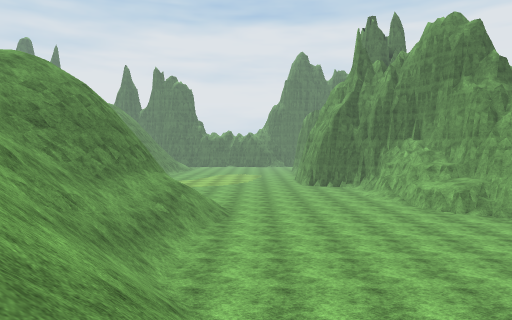
View 1 (above)

24 first-person views from a walk through a 3-D level made in the Unity game engine. The camera is 1.5 m above the floor, tilts 2° down and sees 75° across. The floor is counted in squares, 2 m on a side. Each view is taken from the middle of a square. On the plan, view 1 faces up. The plan holds only what a view shows up to about 11 squares ahead; the rest is blank. The place goes on beyond the plan. The player character is not drawn. Some surface patterns are stand-ins.

View 2
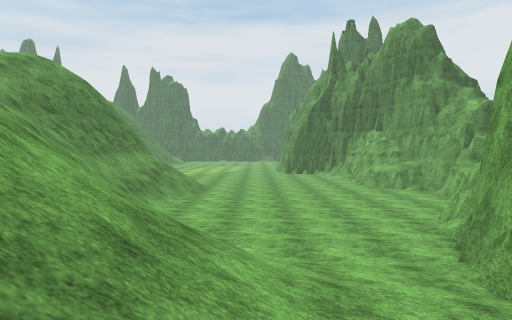

View 3
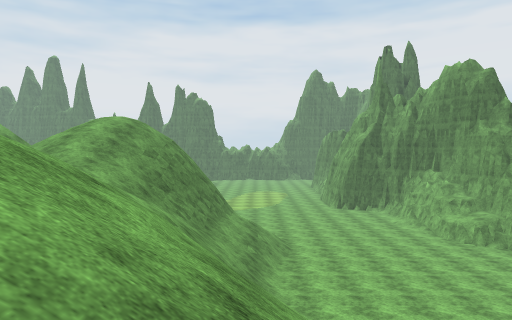

View 4
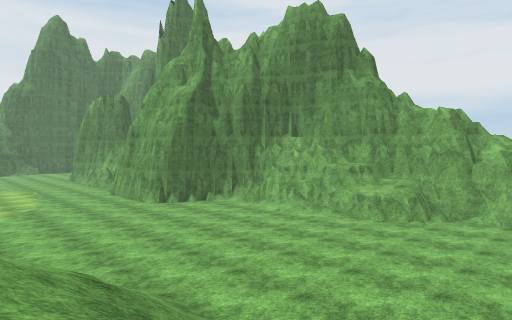

View 5
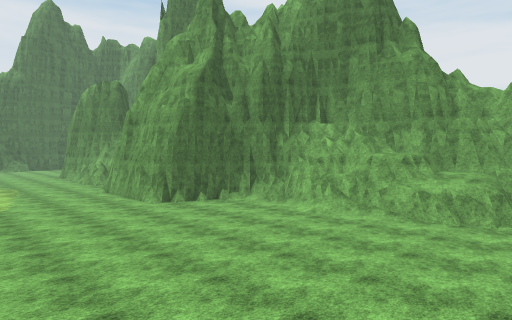

View 6
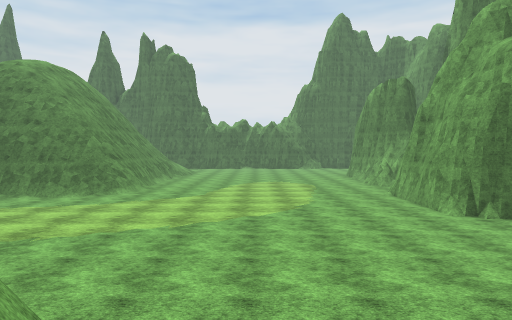

View 7
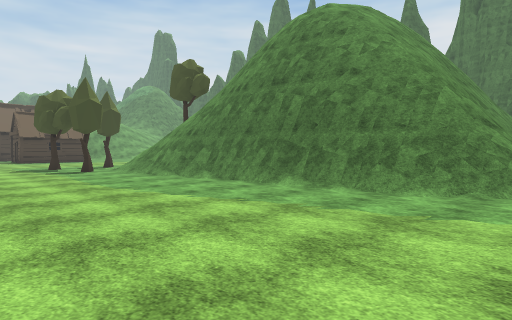

View 8
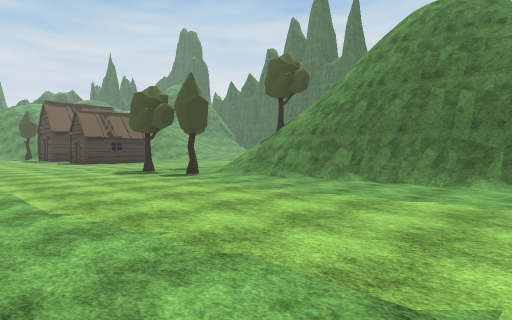

View 9
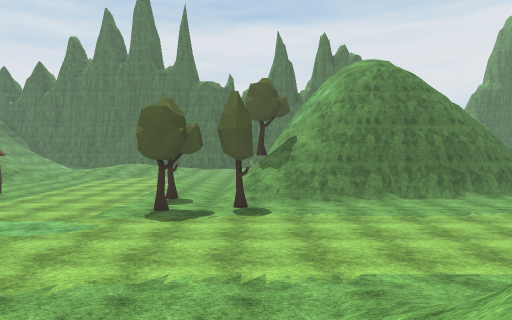

View 10
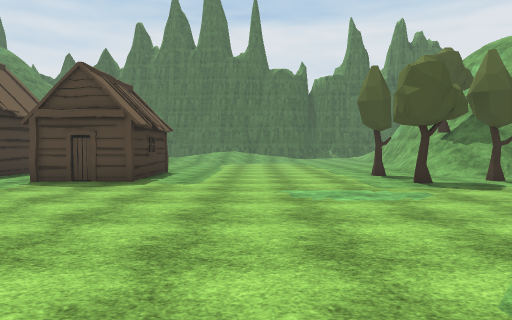

View 11
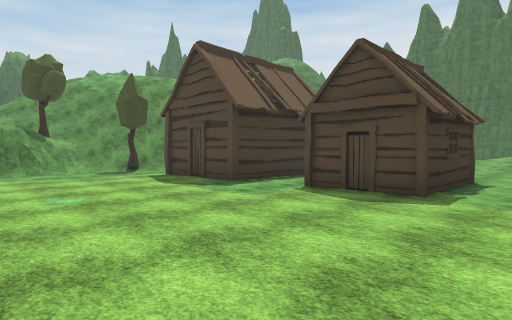

View 12
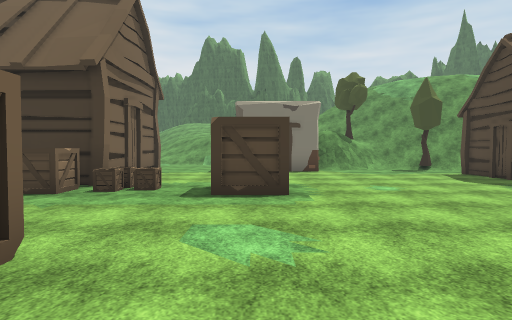

View 13
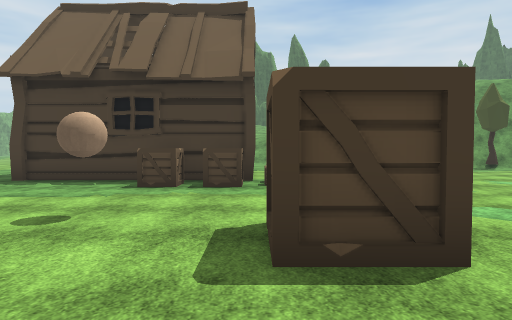

View 14
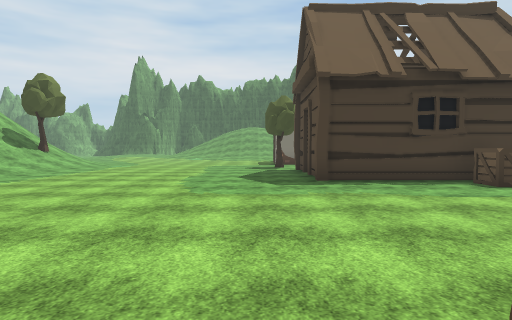

View 15
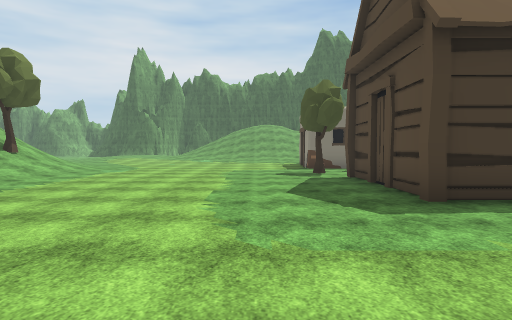

View 16
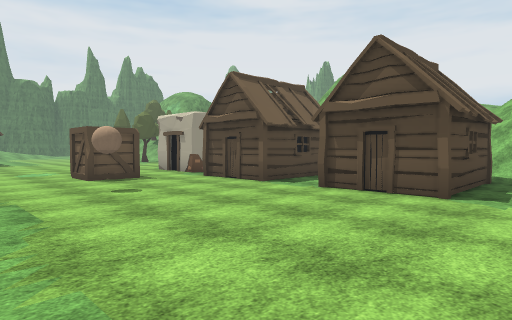

View 17
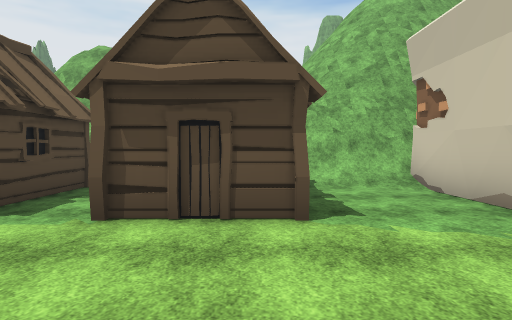

View 18
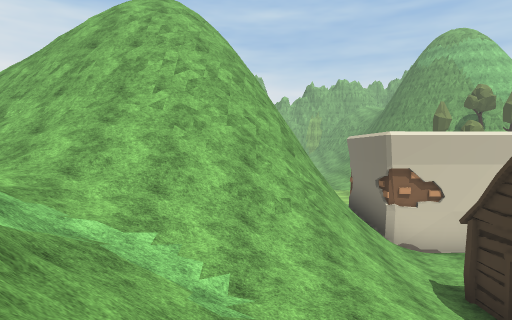

View 19
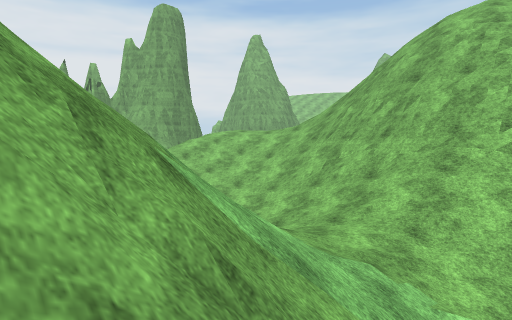

View 20
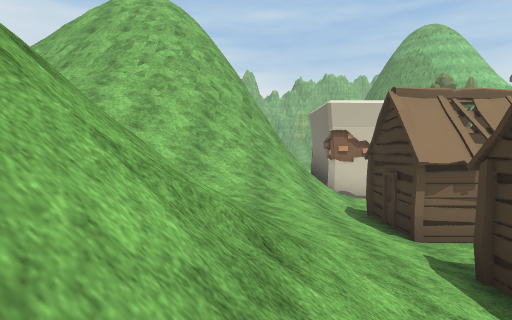

View 21
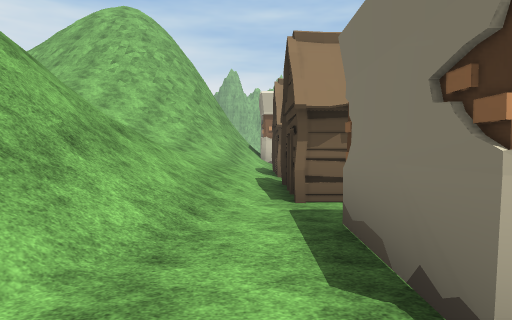

View 22
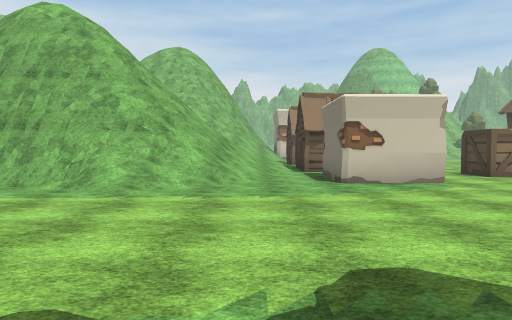

View 23
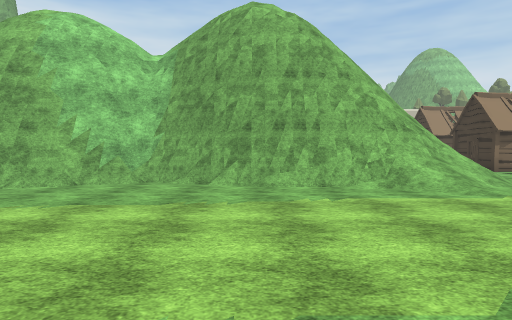

View 24
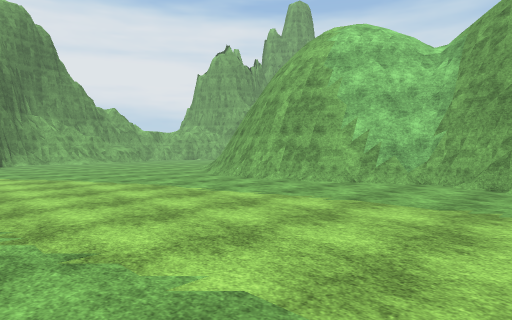

### Floor plan
Key: @ floor where view 1 was taken; # wall or solid block; . main floor; : floor 0.5 m higher than the main floor; + floor 1 m higher than the main floor; * floor 4 m higher than the main floor; % floor 6.5 m higher than the main floor; & floor 9 m higher than the main floor; $ floor 9.75 m higher than the main floor; / step, stairs or slope; = window, fence, low wall or low ledge; v drop or lower ground; T tree; H hut; C crate; B ball; O other object.
Columns run from 37 left of view 1 to 8 right of it. Each row starts with its distance up from view 1.
 22       HH   ......../T//=vvv  ##      ..
 21        H  HH.......///########..........#
 20        H.  H.....T..//##................#
 19        H.H H........T...................#
 18   /T.HHH..........T.....................##
 17  //......................................###
 16 T/=........................................#
 15  /v........................................#
 14  O##....................................../#
 13    #.................//........##........./#
 12         C......###..///####.####### .......#
 11     ...........###../=##  ###vvvv # .......##
 10    .....C...CC.#O#.//=#vvvvvv//// #//......###
  9    .HH..C...CC.....///=//$////&//##//........#
  8        HC......HHH.//////    ////#//........##
  7     H  HC..B...H.H/// ///    ////#//........
  6     H  H..........:// ///     //////.......
  5     H  H...........///////     %////......##
  4  .. HHHH.......H.H./////**/     /////.....#
  3  .T............HHH///////////    /////...##
  2  .................//////////////   // /..#
  1  .................//#=####=///// //////:.#
  0  ..............###/#####v##=///  ////@/+.
 -1  ............    #####v///#=//    // //
 -2  ..........       #  vv/////       /  /
 -3  .........        #  v
 -4  .......
 -5  //////
 -6  //T//

Positions as (right, up) in squares from view 1, and headings:
1: (0, 0), facing up
2: (1, -2), facing up
3: (-2, -2), facing up
4: (-3, 7), facing up-right
5: (-2, 9), facing up-right
6: (-2, 10), facing up
7: (-6, 15), facing up-left
8: (-9, 13), facing up-left
9: (-17, 10), facing up
10: (-23, 11), facing up
11: (-24, 13), facing up-left
12: (-23, 12), facing left
13: (-22, 9), facing left
14: (-22, 2), facing left
15: (-25, 1), facing left
16: (-28, 1), facing up-right
17: (-26, 3), facing right
18: (-16, 8), facing down
19: (-15, 8), facing down-right
20: (-17, 10), facing down
21: (-19, 13), facing down
22: (-18, 19), facing down
23: (-12, 19), facing down
24: (-12, 19), facing down-right
